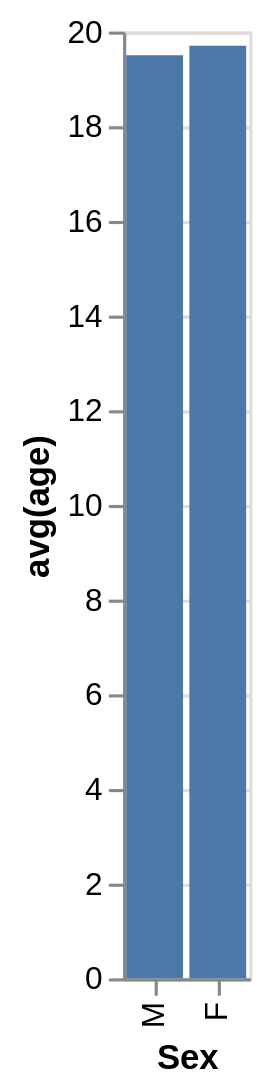

Vega-Lite specification stored for this chart:
### Vega-Lite specification from a JSON file in a GitHub repository (floating-point values rounded to 4 significant figures)
{"data": {"values": [{"x_data": "M", "y_data": 19.5}, {"x_data": "F", "y_data": 19.7}]}, "mark": "bar", "encoding": {"x": {"field": "x_data", "type": "nominal", "title": "Sex", "sort": "descending"}, "y": {"field": "y_data", "type": "quantitative", "title": "avg(age)"}}}
